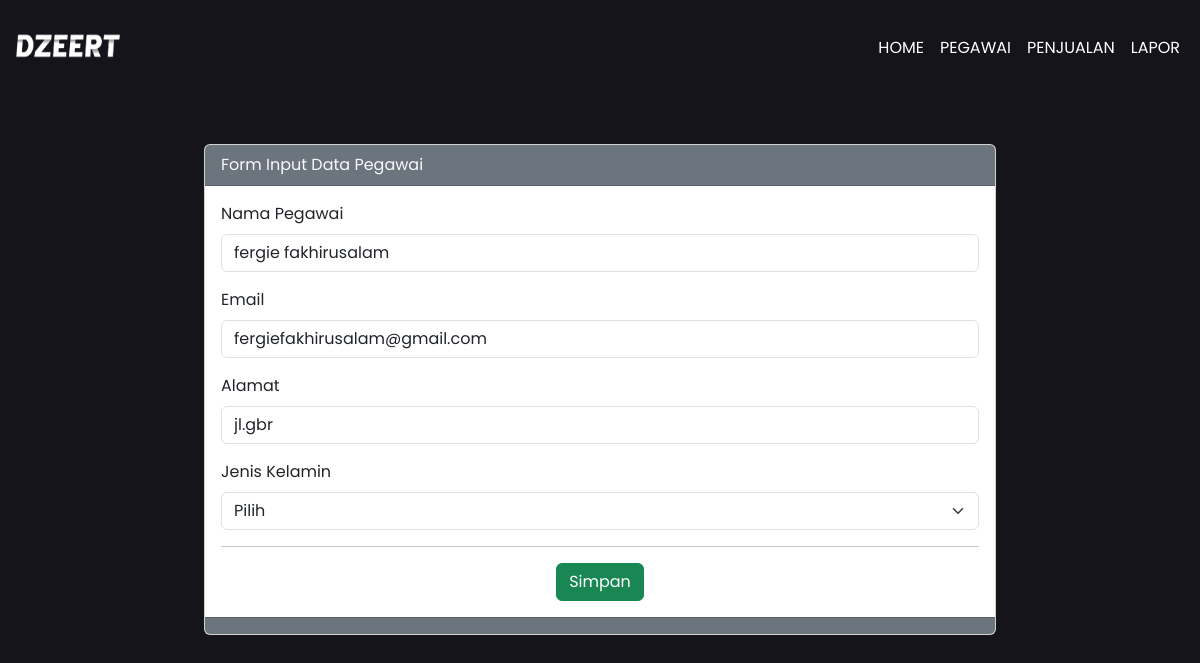
Page /owner/edit_pegawai.php?id_pegawai=1223350 on the earlier database version.
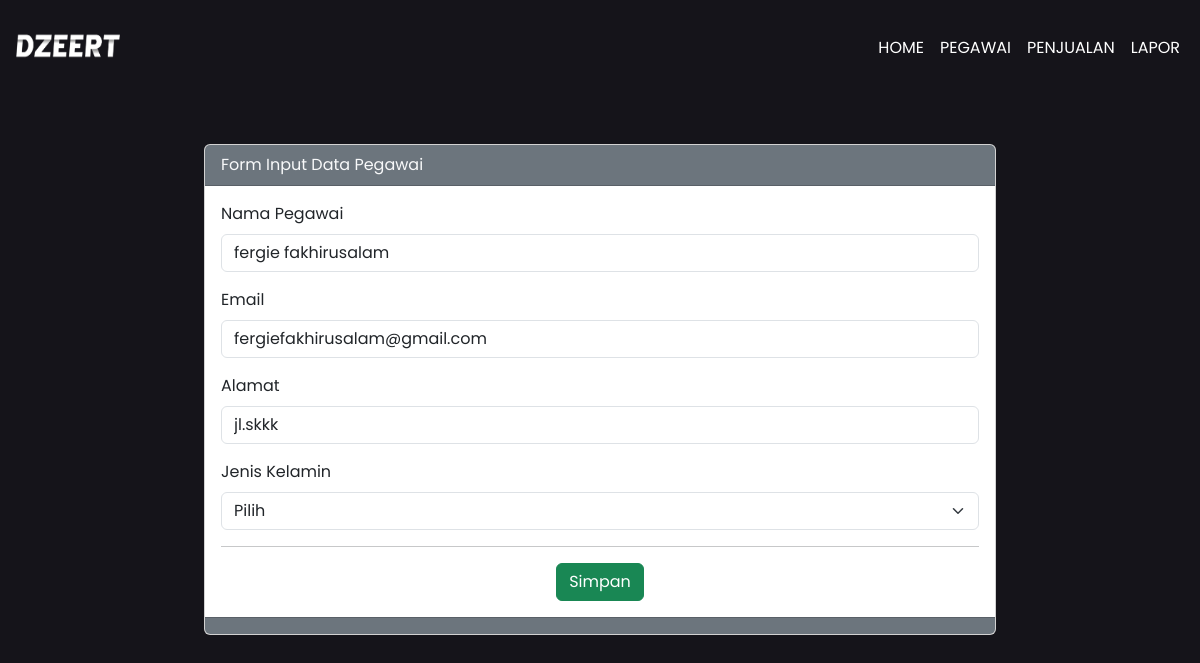
Same page on the later database version.
### tables this page shows
CREATE TABLE `kelola_pegawai` (
  `id_pegawai` int(11) NOT NULL,
  `nama` varchar(50) NOT NULL,
  `email` varchar(50) NOT NULL,
  `alamat` varchar(255) NOT NULL,
  `jenis_kelamin` varchar(11) NOT NULL
);

### owner/function.php (called while the page is built, shortened)
<?php
$koneksi = mysqli_connect("localhost","root","","penjualan");
function pegawaian($pegawaian) {
    global $koneksi;
    $result= mysqli_query($koneksi, $pegawaian);
    $row = [];
    while($tampil = mysqli_fetch_assoc($result)) {
     $row[] = $tampil;
    }
    return $row;
}
?>

### owner/edit_pegawai.php (the view, shortened to what this page needs)
<?php
require 'function.php';
  if(isset($_GET["id_pegawai"])){
      $id_pegawai = $_GET["id_pegawai"];
      $penjualan = pegawaian("SELECT * FROM kelola_pegawai WHERE id_pegawai = $id_pegawai")[0];
  }
?>
<?php require'../layouts/navbar_owner.php';?>
<div class="row">
  <div class="col-md-8 mx-auto">
  <div class="card mt-5">
  <div class="card-header bg-secondary text-light">
    Form Input Data Pegawai
  </div>
  <div class="card-body">
      <form action="" method="post">
      <div class="mb-3">
          <label for="nama" class="form-label"><i data-feather="user"></i>Nama Pegawai</label>
          <input value="<?= $penjualan["nama"]; ?>" type="text" class="form-control" name="nama" id="nama" placeholder="Nama" <?= $penjualan["nama"]; ?>>
      </div>
      <div class="mb-3">
          <label for="email" class="form-label">Email</label>
          <input value="<?= $penjualan["email"]; ?>"   type="email" class="form-control" name="email" id="email" placeholder="Email" <?= $penjualan["email"]; ?>>
      </div>
      <div class="mb-3">
          <label for="nama" class="form-label">Alamat</label>
          <input value="<?= $penjualan["alamat"]; ?>"  type="text" class="form-control" name="alamat" id="alamat" placeholder="Alamat" <?= $penjualan["alamat"]; ?>>
      </div>
      <div class="mb-3">
          <label for="nama" class="form-label">Jenis Kelamin</label>
          <select value="<?= $penjualan["jenis_kelamin"]; ?>" class="form-select" name="jenis_kelamin" id="jenis_kelamin" <?= $penjualan["jenis_kelamin"]; ?>>
              <option>Pilih</option>
            </select>
      </div>
          <div class="text-center">
            <hr> <button type="submit" name="submit" class="btn btn-success">Simpan</button>
          </div>
      </form>
  </div>
  <div class="card-footer bg-secondary text-light">
  </div>
</div>
  </div>
</div>

Differences in the rows shown:
changed kelola_pegawai "fergie fakhirusalam": alamat "jl.gbr" → "jl.skkk"
